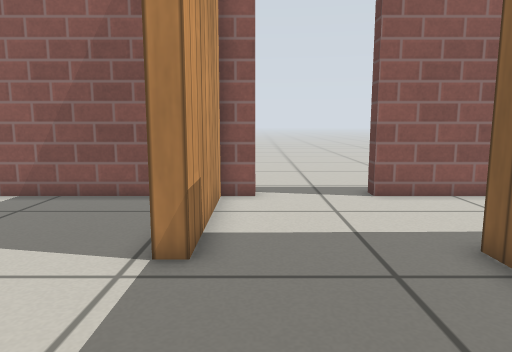
[1] (above)

22 first-person views from a walk through a Gazebo world. The camera is 0.54 m above the floor, tilts 8° down and sees 70° across. The floor is counted in squares, 0.25 m on a side. Each view is taken from the middle of a square. On the plan, view 1 faces up. The plan holds only what a view shows up to about 19 squares ahead; the rest is blank. Simple patterns stand in for the simulator's built-in surfaces.

[2]
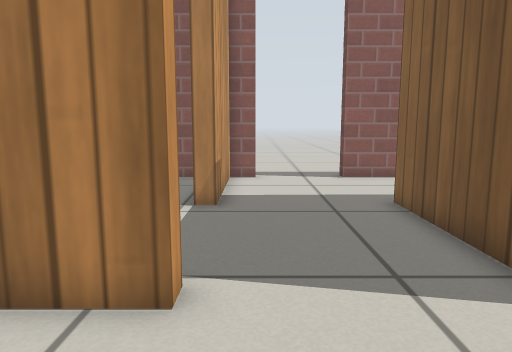

[3]
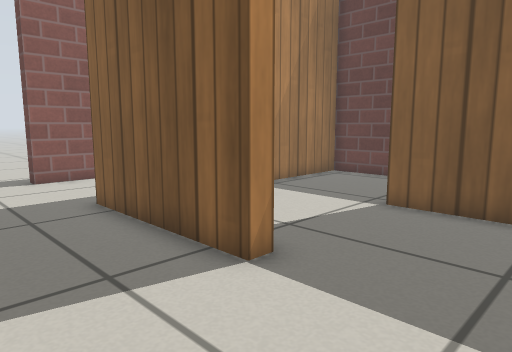

[4]
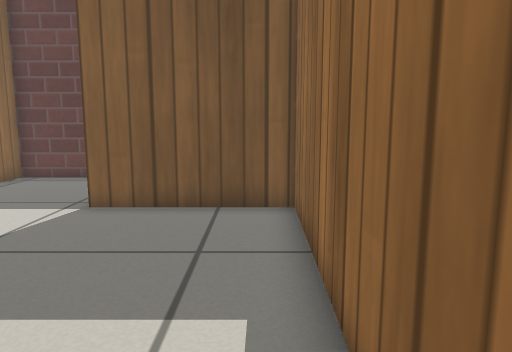

[5]
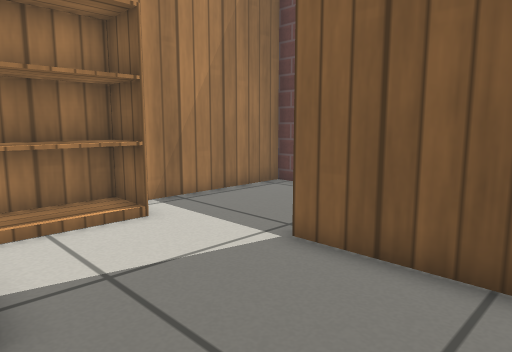

[6]
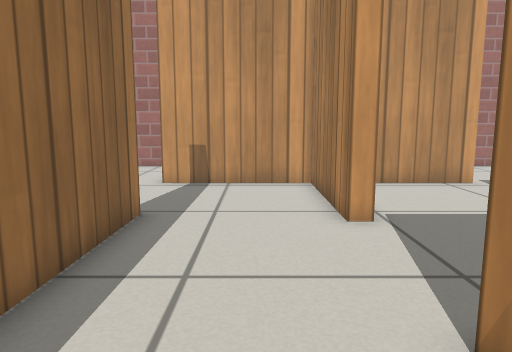

[7]
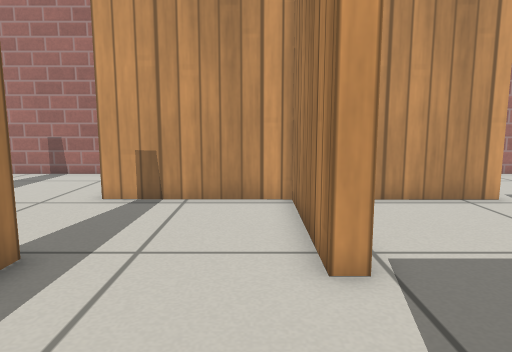

[8]
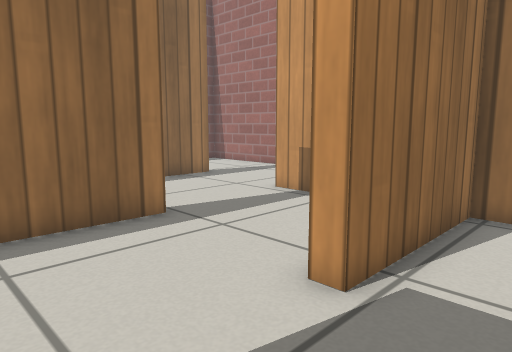

[9]
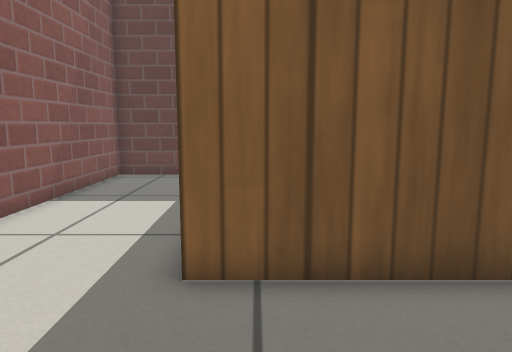

[10]
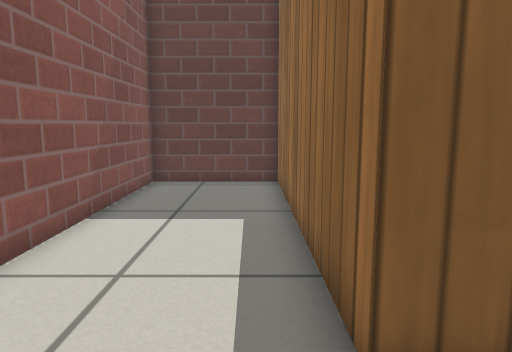

[11]
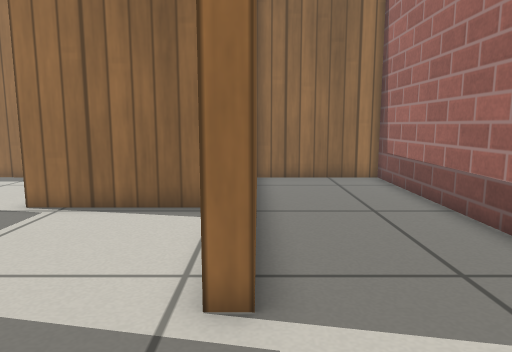

[12]
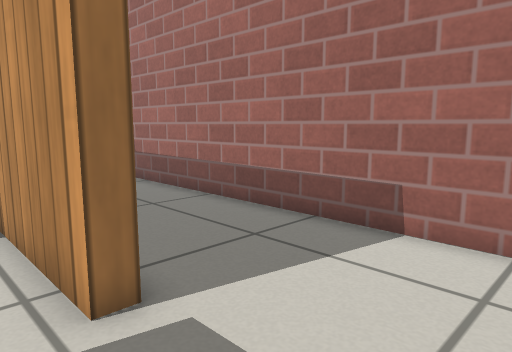

[13]
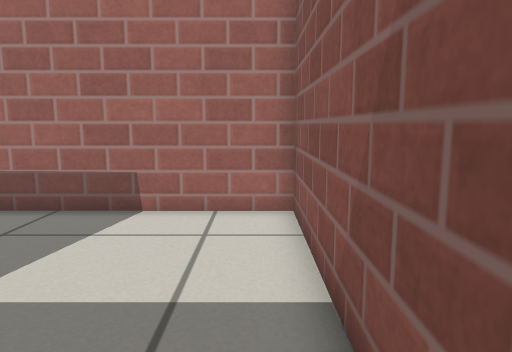

[14]
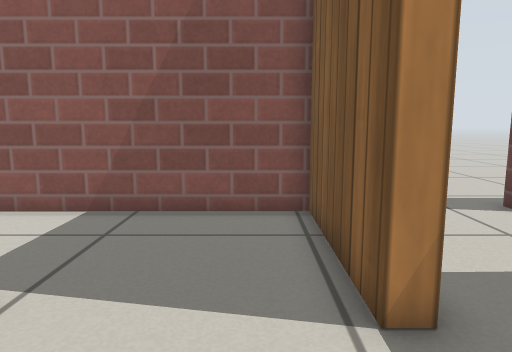

[15]
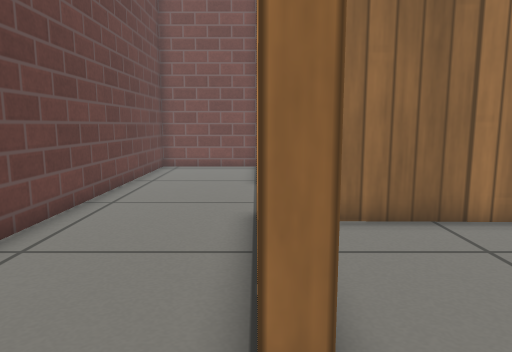

[16]
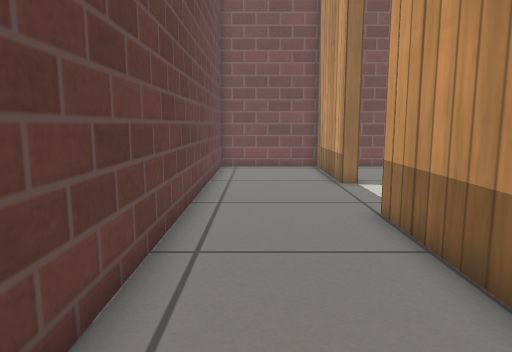

[17]
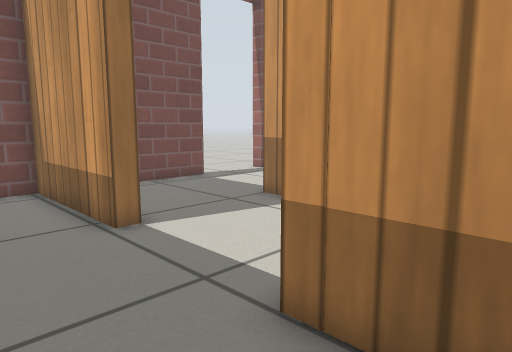

[18]
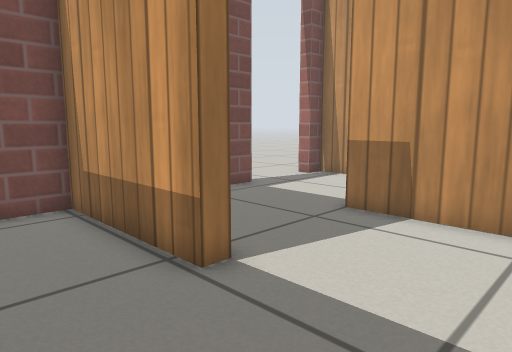

[19]
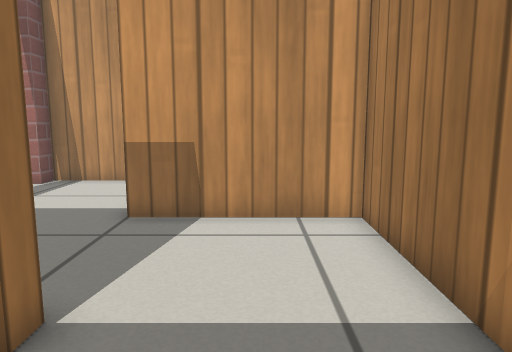

[20]
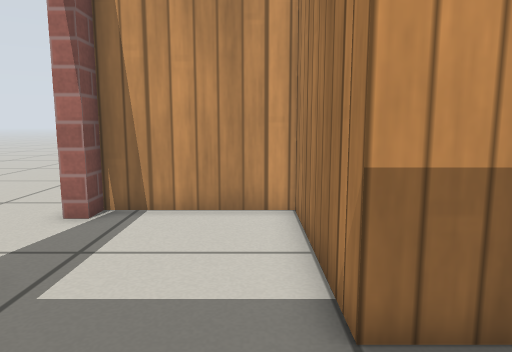

[21]
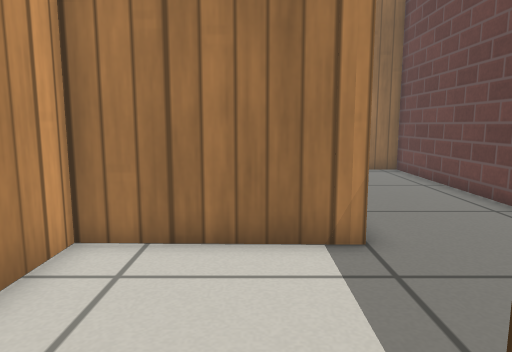

[22]
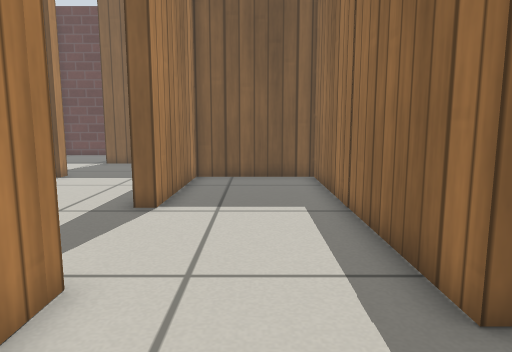

### Floor plan
Points are (right, up) in squares from view 1. A wall is a line through its corners. A room is listed if a view was taken in it or the views show most of it. See-through windows are left out.
Room 1 (views 1, 2, 3, 4)
walls: (-1.1, 0.6) (-1.1, 0); (-1.7, -4.8) (3.5, -4.9)
ways out: opening at (4, -2) to room 2; opening at (1.5, 1) to room 3; opening at (-1, -2.5) to room 12
Room 2 (views 5, 6, 7)
walls: (4.5, 0) (3.9, 0); (3.5, -4.9) (9.4, -5) (9.4, 0.4)
ways out: opening at (4, -2) to room 1; opening at (10, 3) to room 8
objects: bookshelf (5, 4) to (8, 5)
Room 3 (view 8)
walls: (3.9, 0) (3.9, 6)
ways out: opening at (1.5, 1) to room 1; opening at (-1.5, 3.5) to room 4; opening at (1.5, 6) to room 5
Room 4 (views 9, 14)
walls: (-6.4, 6) (-6.4, 0.6) (-1.1, 0.6); (-1.1, 5.6) (-1.7, 5.6)
ways out: opening at (-1.5, 3.5) to room 3; opening at (-4.5, 6) to room 7
Room 5 (view 10)
walls: (3.9, 6) (14.8, 5.9) (14.8, 10.9) (3.6, 10.9); (0, 10.9) (-1.1, 10.9) (-1.1, 5.6)
ways out: opening at (1.5, 6) to room 3; open door at (1.5, 11)
Room 6 (view 11)
walls: (-7, 6) (-6.4, 6); (-6.6, 10.9) (-12, 10.9) (-12, -4.9) (-7, -4.9)
ways out: opening at (-7, 8.5) to room 7
Room 7 (views 12, 13)
walls: (-1.7, 5.6) (-1.7, 10.9) (-6.6, 10.9)
ways out: opening at (-4.5, 6) to room 4; opening at (-7, 8.5) to room 6
Room 8 (views 15, 16, 17, 18, 19)
walls: (9.4, 0.4) (10, 0.4) (10, -5.6) (8.6, -5.6); (9.1, -10.4) (10, -10.4) (10, -15.9) (14.8, -15.9) (14.8, 5.6) (9, 5.6)
ways out: opening at (10, 3) to room 2; opening at (9.5, -8) to room 13
Room 9 (views 20, 21)
walls: (4.7, -11) (-1.1, -11) (-1.1, -15.9) (-0.2, -15.9); (3.2, -15.9) (7.7, -15.9)
ways out: opening at (7, -11) to room 13; open door at (1.5, -16)
Room 10 (view 22)
walls: (-7.4, -10.4) (-6.4, -10.4); (-12, -6.9) (-12, -11.7); (-6.4, -5.5) (-7.7, -5.5)
ways out: opening at (-7, -8) to room 11; opening at (-9.5, -11)
Room 11 (no view inside)
walls: (-6.4, -10.4) (4.1, -10.4) (4.1, -5.5) (-1.7, -5.4)
ways out: opening at (-7, -8) to room 10; opening at (-4, -5) to room 12
Room 12 (no view inside)
walls: (-1.7, -5.4) (-1.7, -4.8); (-1.1, 0) (-6.4, 0) (-6.4, -5.5)
ways out: opening at (-1, -2.5) to room 1; opening at (-4, -5) to room 11
Room 13 (no view inside)
walls: (8.6, -5.6) (4.7, -5.5) (4.7, -11)
ways out: opening at (9.5, -8) to room 8; opening at (7, -11) to room 9

Positions as (right, up) in squares from view 1, and headings:
1: (0, 0), facing up
2: (0, -4), facing up
3: (0, -4), facing up-right
4: (0, -4), facing right
5: (4, -4), facing up-right
6: (7, -2), facing left
7: (4, -1), facing left
8: (3, 3), facing down-left
9: (-1, 5), facing right
10: (1, 7), facing right
11: (-7, 10), facing down
12: (-5, 10), facing down-left
13: (-3, 10), facing left
14: (-3, 2), facing up
15: (10, 3), facing down
16: (13, 3), facing down
17: (13, -3), facing down-left
18: (13, -6), facing down-left
19: (13, -8), facing left
20: (8, -12), facing left
21: (8, -12), facing up
22: (-11, -8), facing right
